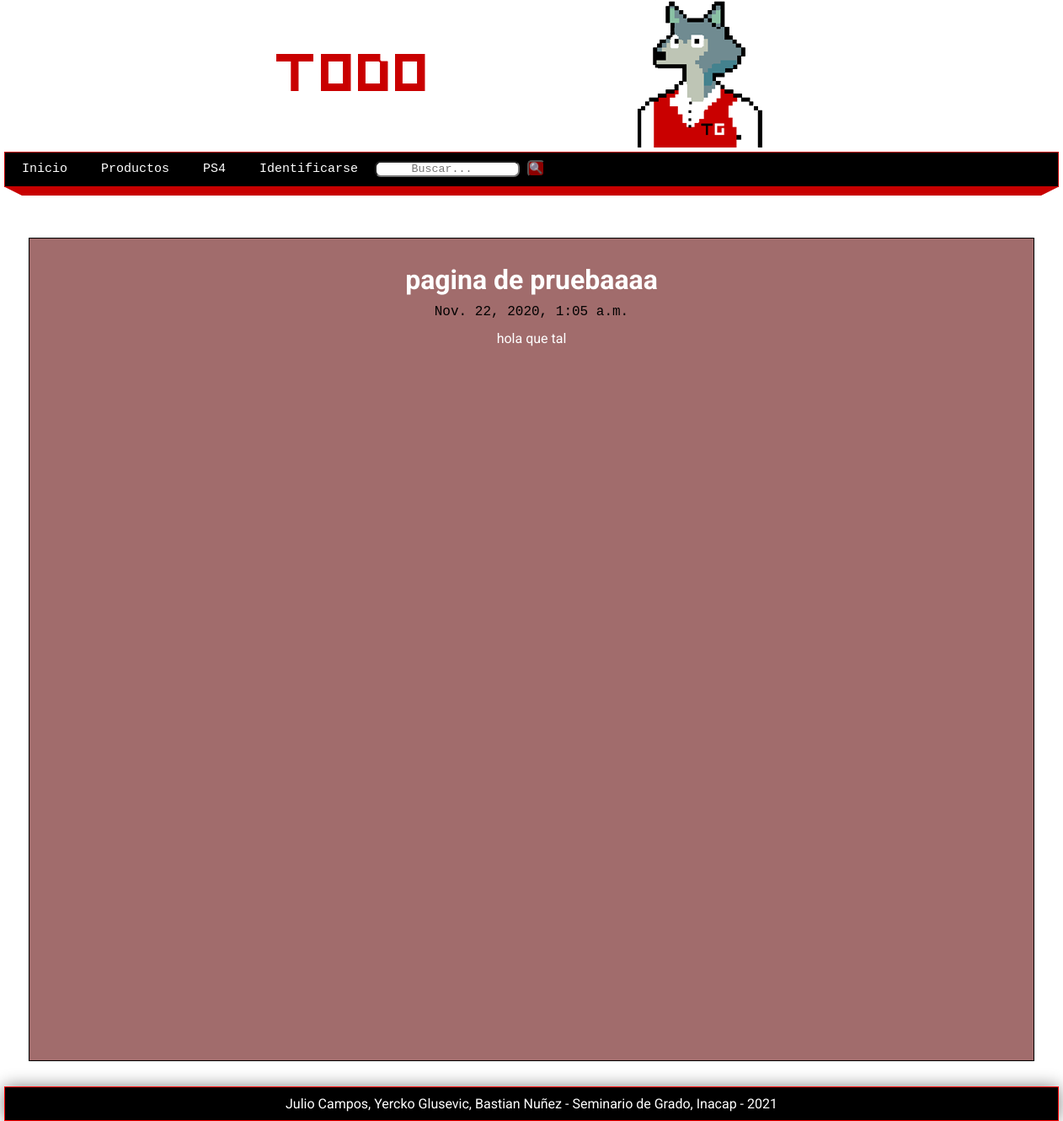
Screenshot of /pagina/test99 with the database file from the repository.
### pages/models.py (models this page shows, shortened)
class Page(models.Model):
    title = models.CharField(max_length=100, verbose_name="Titulo")
    content = RichTextField(verbose_name="Contenido")
    slug = models.CharField(unique=True, max_length=150, verbose_name="URL")
    order = models.IntegerField(default=0,verbose_name="Orden")
    visible = models.BooleanField(verbose_name="¿Visible?")
    created_at = models.DateTimeField(auto_now_add=True, verbose_name="Creado el")
    updated_at = models.DateTimeField(auto_now=True, verbose_name="Actualizado el")
    class Meta:
        verbose_name = "Pagina"
        verbose_name_plural = "Paginas"

### pages/views.py (the view)
# urls.py: path('pagina/<str:slug>', views.page, name="page"),
def page(request, slug):
    page = Page.objects.get(slug=slug)
    return render(request, "pages/page.html", {
        "page": page
    })

### pages/context_processors.py (called while the page is built)
def get_pages(request):
    pages = Page.objects.filter(visible=True).order_by('order').values_list('id', 'title', 'slug')
    return {
        'pages': pages
    }

### pages/templates/pages/page.html (shortened to what this page needs)
{% extends 'layouts/layout.html' %}
{% block content%}
    <h1>{{page.title}}</h1>
    <span>{{page.created_at}}</span>
    <p>
    {{page.content|safe}}
    </p>
{% endblock %}

### mainapp/static/css/styles.css (style rules this page uses)
* { margin: 0px; padding: 0px; font-family: 'Courier New', Courier, monospace; text-decoration: none; }
.box p, .box h1, .box h2, .box h3, .box ul { margin-top: 10px; margin-bottom: 10px; }
body { background-image:url(https://i.ibb.co/3cbMNZt/Sin-t-tulo-5.png); font-family: 'Open Sans', sans-serif; }
h1 { font-family: 'Roboto', sans-serif; color: white; }
p { color: white; font-family: 'Roboto', sans-serif; line-height:25px; }

### rows the page displays
Page: title "pagina de pruebaaaa", created_at "Nov. 22, 2020, 1:05 a.m.", content "hola que tal"
